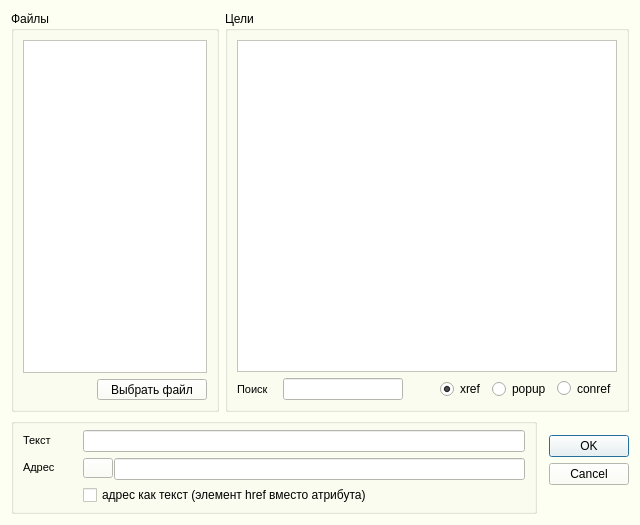
<?xml version="1.0" encoding="UTF-8"?>
<ui version="4.0">
 <class>Dialog</class>
 <widget class="QDialog" name="Dialog">
  <property name="geometry">
   <rect>
    <x>0</x>
    <y>0</y>
    <width>640</width>
    <height>525</height>
   </rect>
  </property>
  <property name="minimumSize">
   <size>
    <width>640</width>
    <height>525</height>
   </size>
  </property>
  <property name="palette">
   <palette>
    <active>
     <colorrole role="WindowText">
      <brush brushstyle="SolidPattern">
       <color alpha="255">
        <red>0</red>
        <green>0</green>
        <blue>0</blue>
       </color>
      </brush>
     </colorrole>
     <colorrole role="Button">
      <brush brushstyle="SolidPattern">
       <color alpha="255">
        <red>254</red>
        <green>255</green>
        <blue>243</blue>
       </color>
      </brush>
     </colorrole>
     <colorrole role="Light">
      <brush brushstyle="SolidPattern">
       <color alpha="255">
        <red>255</red>
        <green>255</green>
        <blue>255</blue>
       </color>
      </brush>
     </colorrole>
     <colorrole role="Midlight">
      <brush brushstyle="SolidPattern">
       <color alpha="255">
        <red>254</red>
        <green>255</green>
        <blue>249</blue>
       </color>
      </brush>
     </colorrole>
     <colorrole role="Dark">
      <brush brushstyle="SolidPattern">
       <color alpha="255">
        <red>127</red>
        <green>127</green>
        <blue>121</blue>
       </color>
      </brush>
     </colorrole>
     <colorrole role="Mid">
      <brush brushstyle="SolidPattern">
       <color alpha="255">
        <red>169</red>
        <green>170</green>
        <blue>162</blue>
       </color>
      </brush>
     </colorrole>
     <colorrole role="Text">
      <brush brushstyle="SolidPattern">
       <color alpha="255">
        <red>0</red>
        <green>0</green>
        <blue>0</blue>
       </color>
      </brush>
     </colorrole>
     <colorrole role="BrightText">
      <brush brushstyle="SolidPattern">
       <color alpha="255">
        <red>255</red>
        <green>255</green>
        <blue>255</blue>
       </color>
      </brush>
     </colorrole>
     <colorrole role="ButtonText">
      <brush brushstyle="SolidPattern">
       <color alpha="255">
        <red>0</red>
        <green>0</green>
        <blue>0</blue>
       </color>
      </brush>
     </colorrole>
     <colorrole role="Base">
      <brush brushstyle="SolidPattern">
       <color alpha="255">
        <red>255</red>
        <green>255</green>
        <blue>255</blue>
       </color>
      </brush>
     </colorrole>
     <colorrole role="Window">
      <brush brushstyle="SolidPattern">
       <color alpha="255">
        <red>254</red>
        <green>255</green>
        <blue>243</blue>
       </color>
      </brush>
     </colorrole>
     <colorrole role="Shadow">
      <brush brushstyle="SolidPattern">
       <color alpha="255">
        <red>0</red>
        <green>0</green>
        <blue>0</blue>
       </color>
      </brush>
     </colorrole>
     <colorrole role="AlternateBase">
      <brush brushstyle="SolidPattern">
       <color alpha="255">
        <red>254</red>
        <green>255</green>
        <blue>249</blue>
       </color>
      </brush>
     </colorrole>
     <colorrole role="ToolTipBase">
      <brush brushstyle="SolidPattern">
       <color alpha="255">
        <red>255</red>
        <green>255</green>
        <blue>220</blue>
       </color>
      </brush>
     </colorrole>
     <colorrole role="ToolTipText">
      <brush brushstyle="SolidPattern">
       <color alpha="255">
        <red>0</red>
        <green>0</green>
        <blue>0</blue>
       </color>
      </brush>
     </colorrole>
    </active>
    <inactive>
     <colorrole role="WindowText">
      <brush brushstyle="SolidPattern">
       <color alpha="255">
        <red>0</red>
        <green>0</green>
        <blue>0</blue>
       </color>
      </brush>
     </colorrole>
     <colorrole role="Button">
      <brush brushstyle="SolidPattern">
       <color alpha="255">
        <red>254</red>
        <green>255</green>
        <blue>243</blue>
       </color>
      </brush>
     </colorrole>
     <colorrole role="Light">
      <brush brushstyle="SolidPattern">
       <color alpha="255">
        <red>255</red>
        <green>255</green>
        <blue>255</blue>
       </color>
      </brush>
     </colorrole>
     <colorrole role="Midlight">
      <brush brushstyle="SolidPattern">
       <color alpha="255">
        <red>254</red>
        <green>255</green>
        <blue>249</blue>
       </color>
      </brush>
     </colorrole>
     <colorrole role="Dark">
      <brush brushstyle="SolidPattern">
       <color alpha="255">
        <red>127</red>
        <green>127</green>
        <blue>121</blue>
       </color>
      </brush>
     </colorrole>
     <colorrole role="Mid">
      <brush brushstyle="SolidPattern">
       <color alpha="255">
        <red>169</red>
        <green>170</green>
        <blue>162</blue>
       </color>
      </brush>
     </colorrole>
     <colorrole role="Text">
      <brush brushstyle="SolidPattern">
       <color alpha="255">
        <red>0</red>
        <green>0</green>
        <blue>0</blue>
       </color>
      </brush>
     </colorrole>
     <colorrole role="BrightText">
      <brush brushstyle="SolidPattern">
       <color alpha="255">
        <red>255</red>
        <green>255</green>
        <blue>255</blue>
       </color>
      </brush>
     </colorrole>
     <colorrole role="ButtonText">
      <brush brushstyle="SolidPattern">
       <color alpha="255">
        <red>0</red>
        <green>0</green>
        <blue>0</blue>
       </color>
      </brush>
     </colorrole>
     <colorrole role="Base">
      <brush brushstyle="SolidPattern">
       <color alpha="255">
        <red>255</red>
        <green>255</green>
        <blue>255</blue>
       </color>
      </brush>
     </colorrole>
     <colorrole role="Window">
      <brush brushstyle="SolidPattern">
       <color alpha="255">
        <red>254</red>
        <green>255</green>
        <blue>243</blue>
       </color>
      </brush>
     </colorrole>
     <colorrole role="Shadow">
      <brush brushstyle="SolidPattern">
       <color alpha="255">
        <red>0</red>
        <green>0</green>
        <blue>0</blue>
       </color>
      </brush>
     </colorrole>
     <colorrole role="AlternateBase">
      <brush brushstyle="SolidPattern">
       <color alpha="255">
        <red>254</red>
        <green>255</green>
        <blue>249</blue>
       </color>
      </brush>
     </colorrole>
     <colorrole role="ToolTipBase">
      <brush brushstyle="SolidPattern">
       <color alpha="255">
        <red>255</red>
        <green>255</green>
        <blue>220</blue>
       </color>
      </brush>
     </colorrole>
     <colorrole role="ToolTipText">
      <brush brushstyle="SolidPattern">
       <color alpha="255">
        <red>0</red>
        <green>0</green>
        <blue>0</blue>
       </color>
      </brush>
     </colorrole>
    </inactive>
    <disabled>
     <colorrole role="WindowText">
      <brush brushstyle="SolidPattern">
       <color alpha="255">
        <red>127</red>
        <green>127</green>
        <blue>121</blue>
       </color>
      </brush>
     </colorrole>
     <colorrole role="Button">
      <brush brushstyle="SolidPattern">
       <color alpha="255">
        <red>254</red>
        <green>255</green>
        <blue>243</blue>
       </color>
      </brush>
     </colorrole>
     <colorrole role="Light">
      <brush brushstyle="SolidPattern">
       <color alpha="255">
        <red>255</red>
        <green>255</green>
        <blue>255</blue>
       </color>
      </brush>
     </colorrole>
     <colorrole role="Midlight">
      <brush brushstyle="SolidPattern">
       <color alpha="255">
        <red>254</red>
        <green>255</green>
        <blue>249</blue>
       </color>
      </brush>
     </colorrole>
     <colorrole role="Dark">
      <brush brushstyle="SolidPattern">
       <color alpha="255">
        <red>127</red>
        <green>127</green>
        <blue>121</blue>
       </color>
      </brush>
     </colorrole>
     <colorrole role="Mid">
      <brush brushstyle="SolidPattern">
       <color alpha="255">
        <red>169</red>
        <green>170</green>
        <blue>162</blue>
       </color>
      </brush>
     </colorrole>
     <colorrole role="Text">
      <brush brushstyle="SolidPattern">
       <color alpha="255">
        <red>127</red>
        <green>127</green>
        <blue>121</blue>
       </color>
      </brush>
     </colorrole>
     <colorrole role="BrightText">
      <brush brushstyle="SolidPattern">
       <color alpha="255">
        <red>255</red>
        <green>255</green>
        <blue>255</blue>
       </color>
      </brush>
     </colorrole>
     <colorrole role="ButtonText">
      <brush brushstyle="SolidPattern">
       <color alpha="255">
        <red>127</red>
        <green>127</green>
        <blue>121</blue>
       </color>
      </brush>
     </colorrole>
     <colorrole role="Base">
      <brush brushstyle="SolidPattern">
       <color alpha="255">
        <red>254</red>
        <green>255</green>
        <blue>243</blue>
       </color>
      </brush>
     </colorrole>
     <colorrole role="Window">
      <brush brushstyle="SolidPattern">
       <color alpha="255">
        <red>254</red>
        <green>255</green>
        <blue>243</blue>
       </color>
      </brush>
     </colorrole>
     <colorrole role="Shadow">
      <brush brushstyle="SolidPattern">
       <color alpha="255">
        <red>0</red>
        <green>0</green>
        <blue>0</blue>
       </color>
      </brush>
     </colorrole>
     <colorrole role="AlternateBase">
      <brush brushstyle="SolidPattern">
       <color alpha="255">
        <red>254</red>
        <green>255</green>
        <blue>243</blue>
       </color>
      </brush>
     </colorrole>
     <colorrole role="ToolTipBase">
      <brush brushstyle="SolidPattern">
       <color alpha="255">
        <red>255</red>
        <green>255</green>
        <blue>220</blue>
       </color>
      </brush>
     </colorrole>
     <colorrole role="ToolTipText">
      <brush brushstyle="SolidPattern">
       <color alpha="255">
        <red>0</red>
        <green>0</green>
        <blue>0</blue>
       </color>
      </brush>
     </colorrole>
    </disabled>
   </palette>
  </property>
  <property name="windowTitle">
   <string>Вставить ссылку или conref</string>
  </property>
  <layout class="QVBoxLayout" name="verticalLayout_3">
   <item>
    <layout class="QHBoxLayout" name="horizontalLayout_4">
     <item>
      <widget class="QGroupBox" name="gFile">
       <property name="sizePolicy">
        <sizepolicy hsizetype="Preferred" vsizetype="Preferred">
         <horstretch>0</horstretch>
         <verstretch>0</verstretch>
        </sizepolicy>
       </property>
       <property name="minimumSize">
        <size>
         <width>0</width>
         <height>389</height>
        </size>
       </property>
       <property name="maximumSize">
        <size>
         <width>280</width>
         <height>16777215</height>
        </size>
       </property>
       <property name="title">
        <string>Файлы</string>
       </property>
       <layout class="QVBoxLayout" name="verticalLayout">
        <item>
         <widget class="QListWidget" name="lstFile">
          <property name="maximumSize">
           <size>
            <width>300</width>
            <height>16777215</height>
           </size>
          </property>
          <property name="palette">
           <palette>
            <active>
             <colorrole role="Highlight">
              <brush brushstyle="SolidPattern">
               <color alpha="255">
                <red>51</red>
                <green>153</green>
                <blue>255</blue>
               </color>
              </brush>
             </colorrole>
             <colorrole role="HighlightedText">
              <brush brushstyle="SolidPattern">
               <color alpha="255">
                <red>255</red>
                <green>255</green>
                <blue>255</blue>
               </color>
              </brush>
             </colorrole>
            </active>
            <inactive>
             <colorrole role="Highlight">
              <brush brushstyle="SolidPattern">
               <color alpha="255">
                <red>51</red>
                <green>153</green>
                <blue>255</blue>
               </color>
              </brush>
             </colorrole>
             <colorrole role="HighlightedText">
              <brush brushstyle="SolidPattern">
               <color alpha="255">
                <red>255</red>
                <green>255</green>
                <blue>255</blue>
               </color>
              </brush>
             </colorrole>
            </inactive>
            <disabled>
             <colorrole role="Highlight">
              <brush brushstyle="SolidPattern">
               <color alpha="255">
                <red>51</red>
                <green>153</green>
                <blue>255</blue>
               </color>
              </brush>
             </colorrole>
             <colorrole role="HighlightedText">
              <brush brushstyle="SolidPattern">
               <color alpha="255">
                <red>255</red>
                <green>255</green>
                <blue>255</blue>
               </color>
              </brush>
             </colorrole>
            </disabled>
           </palette>
          </property>
          <property name="whatsThis">
           <string>&lt;!DOCTYPE HTML PUBLIC &quot;-//W3C//DTD HTML 4.0//EN&quot; &quot;http://www.w3.org/TR/REC-html40/strict.dtd&quot;&gt;
&lt;html&gt;&lt;head&gt;&lt;meta name=&quot;qrichtext&quot; content=&quot;1&quot; /&gt;&lt;style type=&quot;text/css&quot;&gt;
p, li { white-space: pre-wrap; }
&lt;/style&gt;&lt;/head&gt;&lt;body style=&quot; font-family:'Segoe UI'; font-size:8.92035pt; font-weight:400; font-style:normal;&quot;&gt;
&lt;p style=&quot; margin-top:0px; margin-bottom:0px; margin-left:0px; margin-right:0px; -qt-block-indent:0; text-indent:0px;&quot;&gt;Список файлов. Текущий файл отображается первым. Чтобы добавить файл, нажмите кнопку под списком.&lt;/p&gt;&lt;/body&gt;&lt;/html&gt;</string>
          </property>
          <property name="horizontalScrollBarPolicy">
           <enum>Qt::ScrollBarAlwaysOff</enum>
          </property>
         </widget>
        </item>
        <item>
         <layout class="QHBoxLayout" name="horizontalLayout">
          <item>
           <spacer name="horizontalSpacer">
            <property name="orientation">
             <enum>Qt::Horizontal</enum>
            </property>
            <property name="sizeHint" stdset="0">
             <size>
              <width>40</width>
              <height>20</height>
             </size>
            </property>
           </spacer>
          </item>
          <item>
           <widget class="QToolButton" name="tbFile">
            <property name="baseSize">
             <size>
              <width>18</width>
              <height>26</height>
             </size>
            </property>
            <property name="contextMenuPolicy">
             <enum>Qt::CustomContextMenu</enum>
            </property>
            <property name="whatsThis">
             <string>Выбор файла</string>
            </property>
            <property name="text">
             <string>  Выбрать файл  </string>
            </property>
            <property name="popupMode">
             <enum>QToolButton::InstantPopup</enum>
            </property>
            <property name="autoRaise">
             <bool>false</bool>
            </property>
           </widget>
          </item>
         </layout>
        </item>
       </layout>
      </widget>
     </item>
     <item>
      <widget class="QGroupBox" name="gTarget">
       <property name="title">
        <string>Цели</string>
       </property>
       <layout class="QVBoxLayout" name="verticalLayout_2">
        <item>
         <widget class="QListWidget" name="lstTarget">
          <property name="minimumSize">
           <size>
            <width>380</width>
            <height>0</height>
           </size>
          </property>
          <property name="maximumSize">
           <size>
            <width>16777215</width>
            <height>16777215</height>
           </size>
          </property>
          <property name="palette">
           <palette>
            <active>
             <colorrole role="Highlight">
              <brush brushstyle="SolidPattern">
               <color alpha="255">
                <red>51</red>
                <green>153</green>
                <blue>255</blue>
               </color>
              </brush>
             </colorrole>
             <colorrole role="HighlightedText">
              <brush brushstyle="SolidPattern">
               <color alpha="255">
                <red>255</red>
                <green>255</green>
                <blue>255</blue>
               </color>
              </brush>
             </colorrole>
            </active>
            <inactive>
             <colorrole role="Highlight">
              <brush brushstyle="SolidPattern">
               <color alpha="255">
                <red>51</red>
                <green>153</green>
                <blue>255</blue>
               </color>
              </brush>
             </colorrole>
             <colorrole role="HighlightedText">
              <brush brushstyle="SolidPattern">
               <color alpha="255">
                <red>255</red>
                <green>255</green>
                <blue>255</blue>
               </color>
              </brush>
             </colorrole>
            </inactive>
            <disabled>
             <colorrole role="Highlight">
              <brush brushstyle="SolidPattern">
               <color alpha="255">
                <red>51</red>
                <green>153</green>
                <blue>255</blue>
               </color>
              </brush>
             </colorrole>
             <colorrole role="HighlightedText">
              <brush brushstyle="SolidPattern">
               <color alpha="255">
                <red>255</red>
                <green>255</green>
                <blue>255</blue>
               </color>
              </brush>
             </colorrole>
            </disabled>
           </palette>
          </property>
          <property name="whatsThis">
           <string>&lt;!DOCTYPE HTML PUBLIC &quot;-//W3C//DTD HTML 4.0//EN&quot; &quot;http://www.w3.org/TR/REC-html40/strict.dtd&quot;&gt;
&lt;html&gt;&lt;head&gt;&lt;meta name=&quot;qrichtext&quot; content=&quot;1&quot; /&gt;&lt;style type=&quot;text/css&quot;&gt;
p, li { white-space: pre-wrap; }
&lt;/style&gt;&lt;/head&gt;&lt;body style=&quot; font-family:'Segoe UI'; font-size:8.92035pt; font-weight:400; font-style:normal;&quot;&gt;
&lt;p style=&quot; margin-top:0px; margin-bottom:0px; margin-left:0px; margin-right:0px; -qt-block-indent:0; text-indent:0px;&quot;&gt;Список файлов. Текущий файл отображается первым. Чтобы добавить файл, нажмите кнопку под списком.&lt;/p&gt;&lt;/body&gt;&lt;/html&gt;</string>
          </property>
          <property name="horizontalScrollBarPolicy">
           <enum>Qt::ScrollBarAlwaysOff</enum>
          </property>
         </widget>
        </item>
        <item>
         <layout class="QHBoxLayout" name="horizontalLayout_2">
          <item>
           <widget class="QLabel" name="label_3">
            <property name="minimumSize">
             <size>
              <width>40</width>
              <height>16</height>
             </size>
            </property>
            <property name="maximumSize">
             <size>
              <width>40</width>
              <height>16777215</height>
             </size>
            </property>
            <property name="font">
             <font>
              <family>MS Shell Dlg 2</family>
              <pointsize>8</pointsize>
              <weight>50</weight>
              <bold>false</bold>
             </font>
            </property>
            <property name="text">
             <string>Поиск</string>
            </property>
           </widget>
          </item>
          <item>
           <widget class="QLineEdit" name="leSearch">
            <property name="sizePolicy">
             <sizepolicy hsizetype="Fixed" vsizetype="Fixed">
              <horstretch>0</horstretch>
              <verstretch>0</verstretch>
             </sizepolicy>
            </property>
            <property name="minimumSize">
             <size>
              <width>120</width>
              <height>22</height>
             </size>
            </property>
            <property name="toolTip">
             <string>Строка поиска цели</string>
            </property>
            <property name="whatsThis">
             <string>&lt;!DOCTYPE HTML PUBLIC &quot;-//W3C//DTD HTML 4.0//EN&quot; &quot;http://www.w3.org/TR/REC-html40/strict.dtd&quot;&gt;
&lt;html&gt;&lt;head&gt;&lt;meta name=&quot;qrichtext&quot; content=&quot;1&quot; /&gt;&lt;style type=&quot;text/css&quot;&gt;
p, li { white-space: pre-wrap; }
&lt;/style&gt;&lt;/head&gt;&lt;body style=&quot; font-family:'MS Shell Dlg 2'; font-size:8.28319pt; font-weight:400; font-style:normal;&quot;&gt;
&lt;p style=&quot; margin-top:0px; margin-bottom:0px; margin-left:0px; margin-right:0px; -qt-block-indent:0; text-indent:0px;&quot;&gt;&lt;span style=&quot; font-size:8pt;&quot;&gt;Введите идентификтор, чтобы найти его в списке целей.&lt;/span&gt;&lt;/p&gt;&lt;/body&gt;&lt;/html&gt;</string>
            </property>
           </widget>
          </item>
          <item>
           <spacer name="horizontalSpacer_2">
            <property name="orientation">
             <enum>Qt::Horizontal</enum>
            </property>
            <property name="sizeType">
             <enum>QSizePolicy::Expanding</enum>
            </property>
            <property name="sizeHint" stdset="0">
             <size>
              <width>13</width>
              <height>19</height>
             </size>
            </property>
           </spacer>
          </item>
          <item>
           <widget class="QRadioButton" name="rbLink">
            <property name="minimumSize">
             <size>
              <width>0</width>
              <height>20</height>
             </size>
            </property>
            <property name="toolTip">
             <string>&lt;!DOCTYPE HTML PUBLIC &quot;-//W3C//DTD HTML 4.0//EN&quot; &quot;http://www.w3.org/TR/REC-html40/strict.dtd&quot;&gt;
&lt;html&gt;&lt;head&gt;&lt;meta name=&quot;qrichtext&quot; content=&quot;1&quot; /&gt;&lt;style type=&quot;text/css&quot;&gt;
p, li { white-space: pre-wrap; }
&lt;/style&gt;&lt;/head&gt;&lt;body style=&quot; font-family:'MS Shell Dlg 2'; font-size:8.28319pt; font-weight:400; font-style:normal;&quot;&gt;
&lt;p style=&quot; margin-top:0px; margin-bottom:0px; margin-left:0px; margin-right:0px; -qt-block-indent:0; text-indent:0px;&quot;&gt;&lt;span style=&quot; font-size:8pt;&quot;&gt;Цели для ссылки&lt;/span&gt;&lt;/p&gt;&lt;/body&gt;&lt;/html&gt;</string>
            </property>
            <property name="whatsThis">
             <string>&lt;!DOCTYPE HTML PUBLIC &quot;-//W3C//DTD HTML 4.0//EN&quot; &quot;http://www.w3.org/TR/REC-html40/strict.dtd&quot;&gt;
&lt;html&gt;&lt;head&gt;&lt;meta name=&quot;qrichtext&quot; content=&quot;1&quot; /&gt;&lt;style type=&quot;text/css&quot;&gt;
p, li { white-space: pre-wrap; }
&lt;/style&gt;&lt;/head&gt;&lt;body style=&quot; font-family:'MS Shell Dlg 2'; font-size:8.28319pt; font-weight:400; font-style:normal;&quot;&gt;
&lt;p style=&quot; margin-top:0px; margin-bottom:0px; margin-left:0px; margin-right:0px; -qt-block-indent:0; text-indent:0px;&quot;&gt;&lt;span style=&quot; font-size:8pt;&quot;&gt;Вставить xref или link (в зависимости от контекста).&lt;/span&gt;&lt;/p&gt;&lt;/body&gt;&lt;/html&gt;</string>
            </property>
            <property name="text">
             <string>xref</string>
            </property>
            <property name="checked">
             <bool>true</bool>
            </property>
           </widget>
          </item>
          <item>
           <widget class="QRadioButton" name="rbPopup">
            <property name="text">
             <string>popup</string>
            </property>
           </widget>
          </item>
          <item>
           <widget class="QRadioButton" name="rbConref">
            <property name="minimumSize">
             <size>
              <width>0</width>
              <height>21</height>
             </size>
            </property>
            <property name="toolTip">
             <string>&lt;!DOCTYPE HTML PUBLIC &quot;-//W3C//DTD HTML 4.0//EN&quot; &quot;http://www.w3.org/TR/REC-html40/strict.dtd&quot;&gt;
&lt;html&gt;&lt;head&gt;&lt;meta name=&quot;qrichtext&quot; content=&quot;1&quot; /&gt;&lt;style type=&quot;text/css&quot;&gt;
p, li { white-space: pre-wrap; }
&lt;/style&gt;&lt;/head&gt;&lt;body style=&quot; font-family:'MS Shell Dlg 2'; font-size:8.28319pt; font-weight:400; font-style:normal;&quot;&gt;
&lt;p style=&quot; margin-top:0px; margin-bottom:0px; margin-left:0px; margin-right:0px; -qt-block-indent:0; text-indent:0px;&quot;&gt;&lt;span style=&quot; font-size:8pt;&quot;&gt;Цели для conref&lt;/span&gt;&lt;/p&gt;&lt;/body&gt;&lt;/html&gt;</string>
            </property>
            <property name="whatsThis">
             <string>Вставить conref. В списке целей отображаются только элементы, подходящие в качестве источника conref.</string>
            </property>
            <property name="text">
             <string>conref</string>
            </property>
           </widget>
          </item>
         </layout>
        </item>
       </layout>
      </widget>
     </item>
    </layout>
   </item>
   <item>
    <layout class="QHBoxLayout" name="horizontalLayout_5">
     <property name="spacing">
      <number>12</number>
     </property>
     <item>
      <widget class="QGroupBox" name="gData">
       <property name="maximumSize">
        <size>
         <width>5000</width>
         <height>96</height>
        </size>
       </property>
       <property name="title">
        <string/>
       </property>
       <layout class="QFormLayout" name="formLayout">
        <property name="fieldGrowthPolicy">
         <enum>QFormLayout::AllNonFixedFieldsGrow</enum>
        </property>
        <property name="horizontalSpacing">
         <number>0</number>
        </property>
        <property name="verticalSpacing">
         <number>8</number>
        </property>
        <property name="topMargin">
         <number>6</number>
        </property>
        <property name="bottomMargin">
         <number>6</number>
        </property>
        <item row="0" column="0">
         <widget class="QLabel" name="label">
          <property name="minimumSize">
           <size>
            <width>60</width>
            <height>16</height>
           </size>
          </property>
          <property name="font">
           <font>
            <family>MS Shell Dlg 2</family>
            <pointsize>8</pointsize>
            <weight>50</weight>
            <bold>false</bold>
           </font>
          </property>
          <property name="text">
           <string>Текст</string>
          </property>
         </widget>
        </item>
        <item row="0" column="1">
         <widget class="QLineEdit" name="leText">
          <property name="minimumSize">
           <size>
            <width>0</width>
            <height>22</height>
           </size>
          </property>
          <property name="toolTip">
           <string>&lt;!DOCTYPE HTML PUBLIC &quot;-//W3C//DTD HTML 4.0//EN&quot; &quot;http://www.w3.org/TR/REC-html40/strict.dtd&quot;&gt;
&lt;html&gt;&lt;head&gt;&lt;meta name=&quot;qrichtext&quot; content=&quot;1&quot; /&gt;&lt;style type=&quot;text/css&quot;&gt;
p, li { white-space: pre-wrap; }
&lt;/style&gt;&lt;/head&gt;&lt;body style=&quot; font-family:'MS Shell Dlg 2'; font-size:8.28319pt; font-weight:400; font-style:normal;&quot;&gt;
&lt;p style=&quot; margin-top:0px; margin-bottom:0px; margin-left:0px; margin-right:0px; -qt-block-indent:0; text-indent:0px;&quot;&gt;&lt;span style=&quot; font-size:8pt;&quot;&gt;Текст ссылки&lt;/span&gt;&lt;/p&gt;&lt;/body&gt;&lt;/html&gt;</string>
          </property>
          <property name="whatsThis">
           <string>Текст ссылки. Не имеет значения при вставке conref. Пустая строка — текст берется из адресуемого элемента, если это возможно.</string>
          </property>
         </widget>
        </item>
        <item row="1" column="0">
         <widget class="QLabel" name="label_2">
          <property name="minimumSize">
           <size>
            <width>60</width>
            <height>16</height>
           </size>
          </property>
          <property name="font">
           <font>
            <family>MS Shell Dlg 2</family>
            <pointsize>8</pointsize>
            <weight>50</weight>
            <bold>false</bold>
           </font>
          </property>
          <property name="text">
           <string>Адрес</string>
          </property>
         </widget>
        </item>
        <item row="1" column="1">
         <layout class="QHBoxLayout" name="horizontalLayout_3">
          <property name="spacing">
           <number>1</number>
          </property>
          <item>
           <widget class="QToolButton" name="tbScope">
            <property name="minimumSize">
             <size>
              <width>30</width>
              <height>20</height>
             </size>
            </property>
            <property name="maximumSize">
             <size>
              <width>16777215</width>
              <height>22</height>
             </size>
            </property>
            <property name="baseSize">
             <size>
              <width>18</width>
              <height>26</height>
             </size>
            </property>
            <property name="contextMenuPolicy">
             <enum>Qt::CustomContextMenu</enum>
            </property>
            <property name="toolTip">
             <string>Область ссылки: external или local</string>
            </property>
            <property name="whatsThis">
             <string>Область ссылки: external или local. При выборе файла или цели автоматически переключается на local.</string>
            </property>
            <property name="popupMode">
             <enum>QToolButton::InstantPopup</enum>
            </property>
            <property name="autoRaise">
             <bool>false</bool>
            </property>
           </widget>
          </item>
          <item>
           <widget class="QLineEdit" name="leLink">
            <property name="minimumSize">
             <size>
              <width>0</width>
              <height>22</height>
             </size>
            </property>
            <property name="maximumSize">
             <size>
              <width>16777215</width>
              <height>22</height>
             </size>
            </property>
            <property name="whatsThis">
             <string>&lt;!DOCTYPE HTML PUBLIC &quot;-//W3C//DTD HTML 4.0//EN&quot; &quot;http://www.w3.org/TR/REC-html40/strict.dtd&quot;&gt;
&lt;html&gt;&lt;head&gt;&lt;meta name=&quot;qrichtext&quot; content=&quot;1&quot; /&gt;&lt;style type=&quot;text/css&quot;&gt;
p, li { white-space: pre-wrap; }
&lt;/style&gt;&lt;/head&gt;&lt;body style=&quot; font-family:'MS Shell Dlg 2'; font-size:8.28319pt; font-weight:400; font-style:normal;&quot;&gt;
&lt;p style=&quot; margin-top:0px; margin-bottom:0px; margin-left:0px; margin-right:0px; -qt-block-indent:0; text-indent:0px;&quot;&gt;&lt;span style=&quot; font-size:8pt;&quot;&gt;Ссылка. Кнопа справа помогает выбрать область ссылки: external или local.&lt;/span&gt;&lt;/p&gt;&lt;/body&gt;&lt;/html&gt;</string>
            </property>
           </widget>
          </item>
         </layout>
        </item>
        <item row="2" column="1">
         <widget class="QCheckBox" name="cbHrefText">
          <property name="toolTip">
           <string>&lt;!DOCTYPE HTML PUBLIC &quot;-//W3C//DTD HTML 4.0//EN&quot; &quot;http://www.w3.org/TR/REC-html40/strict.dtd&quot;&gt;
&lt;html&gt;&lt;head&gt;&lt;meta name=&quot;qrichtext&quot; content=&quot;1&quot; /&gt;&lt;style type=&quot;text/css&quot;&gt;
p, li { white-space: pre-wrap; }
&lt;/style&gt;&lt;/head&gt;&lt;body style=&quot; font-family:'MS Shell Dlg 2'; font-size:8.28319pt; font-weight:400; font-style:normal;&quot;&gt;
&lt;p style=&quot; margin-top:0px; margin-bottom:0px; margin-left:0px; margin-right:0px; -qt-block-indent:0; text-indent:0px;&quot;&gt;&lt;span style=&quot; font-size:8pt;&quot;&gt;Используется для вставки ссылок, домен &lt;/span&gt;&lt;span style=&quot; font-size:8pt;&quot;&gt;которых &lt;/span&gt;&lt;span style=&quot; font-size:8pt;&quot;&gt;зависит от языка.&lt;/span&gt;&lt;/p&gt;
&lt;p style=&quot; margin-top:0px; margin-bottom:0px; margin-left:0px; margin-right:0px; -qt-block-indent:0; text-indent:0px;&quot;&gt;&lt;span style=&quot; font-size:8pt;&quot;&gt;Адрес ссылки записывается в элемент href, который редактируют в окне документа. В этом случае атрибут href не имеет значения.&lt;/span&gt;&lt;/p&gt;
&lt;p style=&quot; margin-top:0px; margin-bottom:0px; margin-left:0px; margin-right:0px; -qt-block-indent:0; text-indent:0px;&quot;&gt;&lt;span style=&quot; font-size:8pt;&quot;&gt;В элементе href адрес может содержать ключи из ditamap.&lt;/span&gt;&lt;/p&gt;&lt;/body&gt;&lt;/html&gt;</string>
          </property>
          <property name="layoutDirection">
           <enum>Qt::LeftToRight</enum>
          </property>
          <property name="text">
           <string>адрес как текст (элемент href вместо атрибута)</string>
          </property>
         </widget>
        </item>
       </layout>
      </widget>
     </item>
     <item>
      <widget class="QDialogButtonBox" name="buttonBox">
       <property name="sizePolicy">
        <sizepolicy hsizetype="Fixed" vsizetype="Fixed">
         <horstretch>0</horstretch>
         <verstretch>0</verstretch>
        </sizepolicy>
       </property>
       <property name="maximumSize">
        <size>
         <width>16777215</width>
         <height>61</height>
        </size>
       </property>
       <property name="orientation">
        <enum>Qt::Vertical</enum>
       </property>
       <property name="standardButtons">
        <set>QDialogButtonBox::Cancel|QDialogButtonBox::Ok</set>
       </property>
      </widget>
     </item>
    </layout>
   </item>
  </layout>
  <zorder></zorder>
 </widget>
 <resources/>
 <connections>
  <connection>
   <sender>buttonBox</sender>
   <signal>accepted()</signal>
   <receiver>Dialog</receiver>
   <slot>accept()</slot>
   <hints>
    <hint type="sourcelabel">
     <x>248</x>
     <y>254</y>
    </hint>
    <hint type="destinationlabel">
     <x>157</x>
     <y>274</y>
    </hint>
   </hints>
  </connection>
  <connection>
   <sender>buttonBox</sender>
   <signal>rejected()</signal>
   <receiver>Dialog</receiver>
   <slot>reject()</slot>
   <hints>
    <hint type="sourcelabel">
     <x>316</x>
     <y>260</y>
    </hint>
    <hint type="destinationlabel">
     <x>286</x>
     <y>274</y>
    </hint>
   </hints>
  </connection>
 </connections>
</ui>
